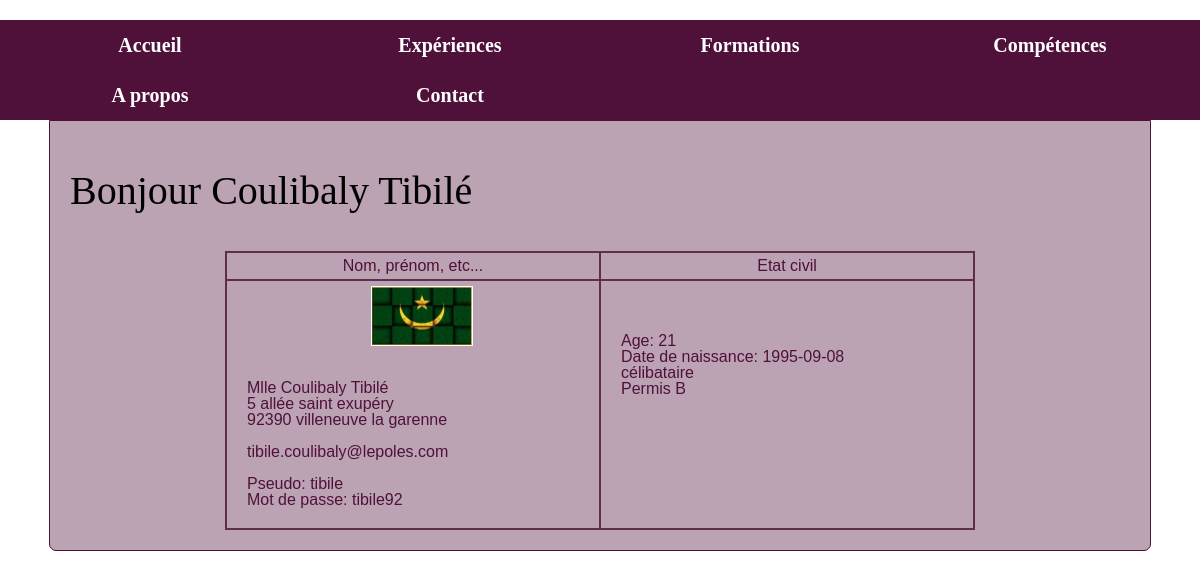
The app's page /admin/utilisateur.php with its own data.
### tables this page shows
CREATE TABLE `utilisateur` (
  `id_utilisateur` int(6) NOT NULL,
  `nom` varchar(100) NOT NULL,
  `prenom` varchar(100) NOT NULL,
  `email` varchar(50) NOT NULL,
  `tel` varchar(10) NOT NULL,
  `mdp` varchar(20) NOT NULL,
  `pseudo` varchar(20) NOT NULL,
  `age` smallint(5) NOT NULL,
  `sexe` enum('H','F') NOT NULL,
  `adresse` varchar(50) NOT NULL,
  `code_postal` varchar(5) NOT NULL,
  `ville` varchar(50) NOT NULL,
  `pays` varchar(50) NOT NULL,
  `etat_civil` enum('M','Mme','Mlle') NOT NULL,
  `avatar` varchar(20) NOT NULL,
  `notes` varchar(200) NOT NULL,
  `statut` varchar(20) NOT NULL,
  `date_de_naissance` date NOT NULL,
  `civilite` enum('célibataire','Marié(e)') NOT NULL
);

### admin/utilisateur.php (the view, shortened to what this page needs)
<!DOCTYPE html>
<html>
<head>
	<link rel="stylesheet" type="text/css" href="../css/style.css">
</head>
<body>
<header> <?php require("../admin/admin_menu.php"); ?> </header>
	<div class="wrapper">
		<?php require("../connexion/connexion.php"); ?>
		<?php
		$sql = $pdo->query("SELECT * FROM utilisateur") ;
			$utilisateur = $sql->fetch();
		?>
		<h1 class="hello">Bonjour <?php echo $utilisateur['nom'].' '.$utilisateur['prenom']; ?></h1>
		<table width="500px" border="1">
			<thead>
				<th>Nom, prénom, etc...</th>
				<th>Etat civil</th>
			</thead>
			<tr>
				<td><?php echo '<img src ="../img/'.$utilisateur['avatar'].'" alt="" style="width:100px" class="image"><br>'.
				'<div class="identite">'.'<br>'.$utilisateur['etat_civil'].' '.$utilisateur['nom'].' '.$utilisateur['prenom'].'<br>'.$utilisateur['adresse'].'<br>'.$utilisateur['code_postal'].' '.$utilisateur['ville'].'<br><br>'.$utilisateur['email'].'<br><br>	'.'Pseudo: '.$utilisateur['pseudo'].'<br>'.'Mot de passe: '.$utilisateur['mdp'].'<br>
				</div>'; ?></td>
				<td><?php echo '<div class="etat_civil">Age: '.$utilisateur['age'].'<br>'.'Date de naissance: '.$utilisateur['date_de_naissance'].'<br>'.$utilisateur['civilite'].'<br>'.$utilisateur['notes'].'<br></div>' ?></td>
			</tr>
		</table>
	</div>
</body>
</html>

### admin/admin_menu.php (shortened to what this page needs)
<header>
	<nav>
		<ul>
			<li><a href="utilisateur.php">Accueil</a></li>
			<li><a href="experiences.php">Expériences</a></li>
			<li><a href="formations.php">Formations</a></li>
			<li><a href="competences.php">Compétences</a></li>
			<li><a href="a_propos.php">A propos </a></li>
			<li><a href="a_propos.php">Contact </a></li>
		</ul>
	</nav>
</header>

### css/style.css (style rules this page uses)
html, body, div, span, applet, object, iframe, h1, h2, h3, h4, h5, h6, p, blockquote, pre, a, abbr, acronym, address, big, cite, code, del, dfn, em, img, ins, kbd, q, s, samp, small, strike, strong, sub, sup, tt, var, b, u, i, center, dl, dt, dd, ol, ul, li, fieldset, form, label, legend, table, caption, tbody, tfoot, thead, tr, th, td, article, aside, canvas, details, embed, figure, figcaption, footer, header, hgroup, menu, nav, output, ruby, section, summary, time, mark, audio, video { margin: 0; padding: 0; border: 0; font-size: 100%; font: inherit; vertical-align: baseline; }
article, aside, details, figcaption, figure, footer, header, hgroup, menu, nav, section { display: block; }
body { line-height: 1; }
ol, ul { list-style: none; }
table { border-collapse: collapse; border-spacing: 0; }
body { background-color:white; color: #4F113A; font-family: 'Ubuntu', sans-serif; }
.wrapper { background-color: #BBA3B3; width: 1100px; margin: 0 auto; padding-bottom: 20px; padding-top: 40px; margin-top: 20px; border: 1px solid #4F113A; border-radius: 0px 0px 7px 7px; }
nav { width: 100%; margin-top: 20px; margin-bottom: -20px; background-color: #4F113A; text-align: center; }
nav ul li { display: inline; line-height: 50px; float: left; }
nav ul li a { display: block; text-decoration: none; width: 300px; background-color: #4F113A; margin-left: 0px; color: white; font-weight: bold; font-size: 20px; font-family: 'Indie Flower', cursive; }
.hello { color: black; }
.image { margin-left: 5%; border: 1px solid white; }
.identite { padding: 15px; text-align: left; list-style-type: square; }
.etat_civil { padding: 15px; text-align: left; }
table { border: 2px solid #5E2F4D; border-collapse: collapse; width: 750px; margin: 0 auto; }
th { border: 2px solid #5E2F4D; width: 50%; padding: 5px; }
td { border: 2px solid #5E2F4D; width: 50%; padding: 5px; text-align: center; }
h1 { font-size: 40px; padding-left: 20px; padding-top: 10px; margin-bottom: 40px; font-family: 'Indie Flower', cursive; }

### records on screen
utilisateur: nom "Coulibaly", prenom "Tibilé", avatar (picture), etat_civil "Mlle", adresse "5 allée saint exupéry", code_postal "92390", ville "villeneuve la garenne", email "tibile.coulibaly@lepoles.com", pseudo "tibile", mdp "tibile92", age "21", date_de_naissance "1995-09-08", civilite "célibataire", notes "Permis B"
